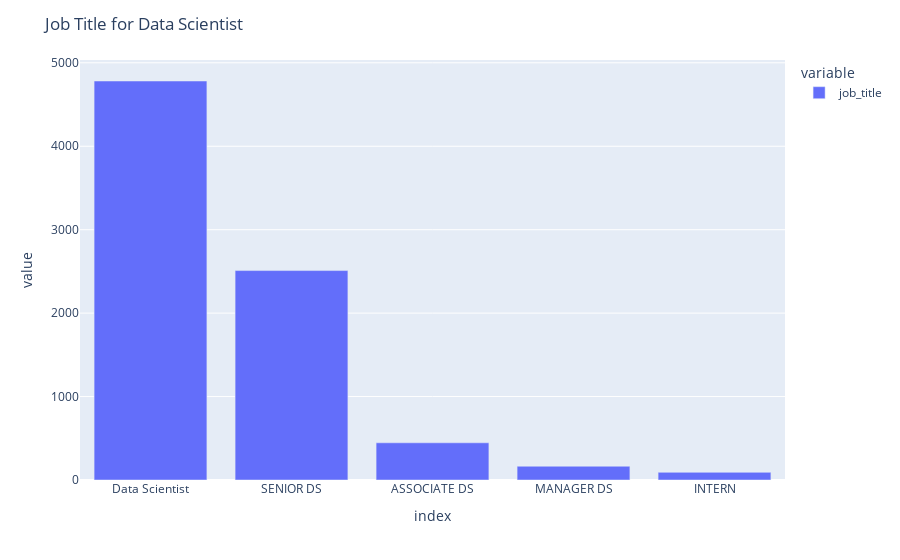

Write notebook code for a chart like this one.
### Code cell
# Positions based on the job_title
data5 = pd.DataFrame(data['job_title'].value_counts())

import plotly.express as px
fig = px.bar(data5)
fig.update_layout(title = 'Job Title for Data Scientist')

### Figure 1 — Plotly figure (JSON) as saved in the notebook; plotly's stock layout.template omitted (floating-point values rounded to 4 significant figures)
{"data": [{"alignmentgroup": "True", "hovertemplate": "variable=job_title<br>index=%{x}<br>value=%{y}<extra></extra>", "legendgroup": "job_title", "marker": {"color": "#636efa"}, "name": "job_title", "offsetgroup": "job_title", "orientation": "v", "showlegend": true, "textposition": "auto", "type": "bar", "x": ["Data Scientist", "SENIOR DS", "ASSOCIATE DS", "MANAGER DS", "INTERN"], "xaxis": "x", "y": [4782, 2510, 446, 165, 92], "yaxis": "y"}], "layout": {"barmode": "relative", "legend": {"title": {"text": "variable"}, "tracegroupgap": 0}, "margin": {"t": 60}, "title": {"text": "Job Title for Data Scientist"}, "xaxis": {"anchor": "y", "domain": [0, 1], "title": {"text": "index"}}, "yaxis": {"anchor": "x", "domain": [0, 1], "title": {"text": "value"}}}}
